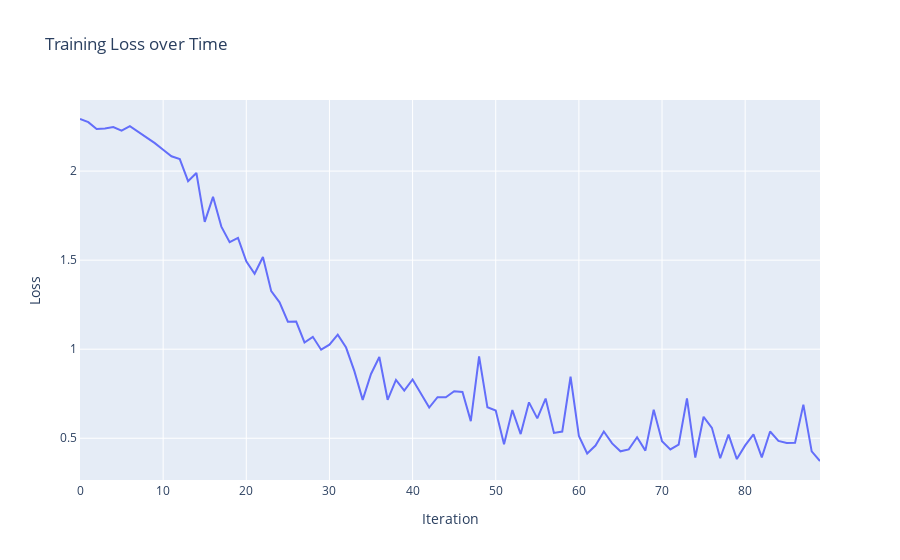

Source (notebook cell):
### Code cell
# Create the figure
fig = go.Figure()

# Add the loss curve data
fig.add_trace(go.Scatter(y=loss_list_sigmoid, mode='lines', name='Loss'))

# Set the layout for the figure
fig.update_layout(
    title='Training Loss over Time',
    xaxis_title='Iteration',
    yaxis_title='Loss',
    xaxis=dict(showgrid=True, showline=True, showticklabels=True),
    yaxis=dict(showgrid=True, showline=True, showticklabels=True)
)

# Display the figure
fig.show()

### Figure 1 — Plotly figure (JSON) as saved in the notebook; plotly's stock layout.template omitted (floating-point values rounded to 4 significant figures)
{"data": [{"mode": "lines", "name": "Loss", "type": "scatter", "y": [2.293, 2.275, 2.236, 2.239, 2.247, 2.227, 2.253, 2.221, 2.186, 2.157, 2.12, 2.083, 2.067, 1.943, 1.989, 1.715, 1.855, 1.688, 1.601, 1.625, 1.493, 1.424, 1.517, 1.326, 1.263, 1.154, 1.155, 1.038, 1.069, 0.9973, 1.025, 1.082, 1.009, 0.8767, 0.7153, 0.8611, 0.9561, 0.716, 0.8274, 0.7674, 0.8297, 0.7529, 0.6723, 0.7307, 0.7301, 0.7639, 0.7602, 0.5961, 0.959, 0.6738, 0.6552, 0.4663, 0.6583, 0.5235, 0.7014, 0.6116, 0.7227, 0.5302, 0.5378, 0.8452, 0.5126, 0.4144, 0.4587, 0.5379, 0.4713, 0.4268, 0.4377, 0.5056, 0.4305, 0.6603, 0.483, 0.437, 0.4644, 0.7233, 0.3918, 0.6205, 0.5584, 0.3878, 0.52, 0.383, 0.4598, 0.5219, 0.3924, 0.538, 0.4848, 0.4732, 0.4748, 0.689, 0.4263, 0.3722]}], "layout": {"title": {"text": "Training Loss over Time"}, "xaxis": {"showgrid": true, "showline": true, "showticklabels": true, "title": {"text": "Iteration"}}, "yaxis": {"showgrid": true, "showline": true, "showticklabels": true, "title": {"text": "Loss"}}}}
